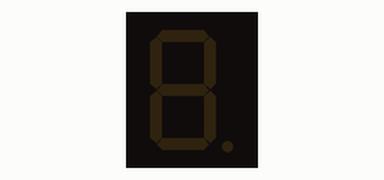
A sketch run on a simulated Arduino Uno, built with avr-gcc and run on an emulated ATmega328P. Parts: 1-digit seven-segment display. Wiring (inferred from the names in the program): 1-digit 7-segment display, segments lit when HIGH: segments pin 2, pin 3, pin 4, pin 5, pin 6, pin 7, pin 8, pin 9. The segment pins are drawn as the display they are named for.

Above: at 0.1 s.
At 1.7 s:
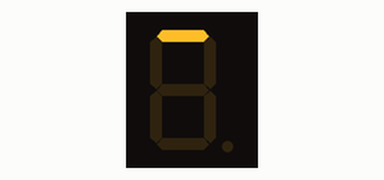
At 2.1 s:
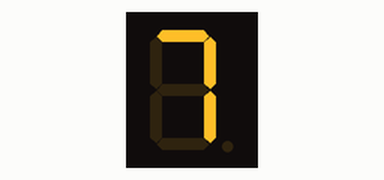
At 2.5 s:
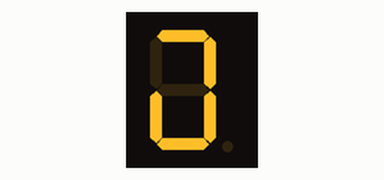
At 2.9 s:
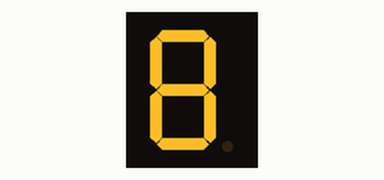
At 3.3 s:
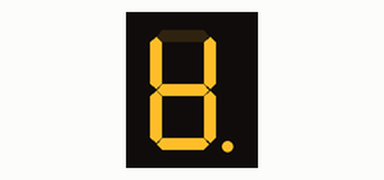

The sketch:

7digit.ino
```cpp
const int pinA = 2;
const int pinB = 3;
const int pinC = 4;
const int pinD = 5;
const int pinE = 6;
const int pinF = 7;
const int pinG = 8;
const int pinDP = 9;
#define segSize 8
int index = 0;
byte state = 0;
int i;
const byte segments[segSize] = {pinA, pinB, pinC, pinD, pinE, pinF, pinG, pinDP};

void setup() {
  for( i = 0; i < segSize; i++) {
     pinMode(segments[i], OUTPUT);
  }
}

void loop() {
  digitalWrite(segments[index], state);
  index++;
  delay(200);
  if(index == segSize) {
    state = !state;
    index = 0;
  }
}
```

Measured:
- by itself, everything shown: repeats every 3.2 s, in 16 steps
